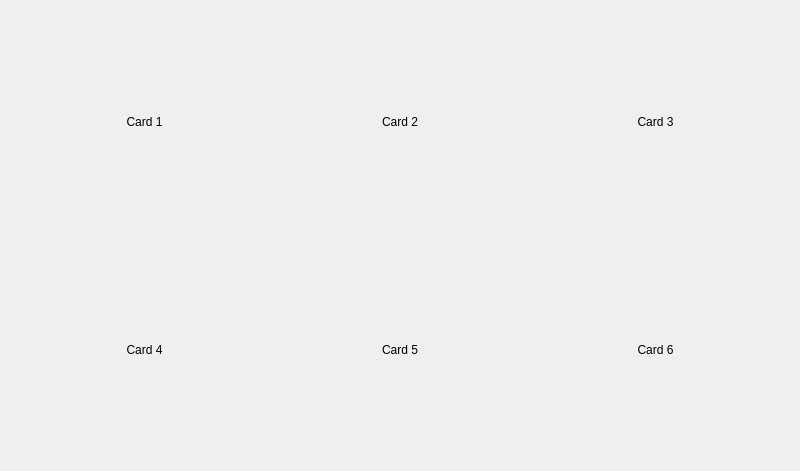
<?xml version='1.0' encoding='utf-8'?>
<ui version="4.0">
 <class>MainWindow</class>
 <widget class="QMainWindow" name="MainWindow">
  <property name="geometry">
   <rect>
    <x>0</x>
    <y>0</y>
    <width>800</width>
    <height>471</height>
   </rect>
  </property>
  <property name="windowTitle">
   <string>QCard Showcase</string>
  </property>
  <widget class="QWidget" name="centralwidget">
   <layout class="QVBoxLayout" name="verticalLayout">
    <property name="spacing">
     <number>16</number>
    </property>
    <property name="leftMargin">
     <number>16</number>
    </property>
    <property name="topMargin">
     <number>16</number>
    </property>
    <property name="rightMargin">
     <number>16</number>
    </property>
    <property name="bottomMargin">
     <number>16</number>
    </property>
    <item>
     <widget class="QWidget" name="cardRowTop" native="true">
      <layout class="QHBoxLayout" name="cardRowTopLayout">
       <property name="spacing">
        <number>16</number>
       </property>
       <item>
        <widget class="QWidget" name="card1" native="true">
         <layout class="QVBoxLayout" name="card1Layout">
          <item>
           <widget class="QLabel" name="cardLabel1">
            <property name="text">
             <string>Card 1</string>
            </property>
            <property name="alignment">
             <set>Qt::AlignCenter</set>
            </property>
           </widget>
          </item>
         </layout>
        </widget>
       </item>
       <item>
        <widget class="QWidget" name="card2" native="true">
         <layout class="QVBoxLayout" name="card2Layout">
          <item>
           <widget class="QLabel" name="cardLabel2">
            <property name="text">
             <string>Card 2</string>
            </property>
            <property name="alignment">
             <set>Qt::AlignCenter</set>
            </property>
           </widget>
          </item>
         </layout>
        </widget>
       </item>
       <item>
        <widget class="QWidget" name="card3" native="true">
         <layout class="QVBoxLayout" name="card3Layout">
          <item>
           <widget class="QLabel" name="cardLabel3">
            <property name="text">
             <string>Card 3</string>
            </property>
            <property name="alignment">
             <set>Qt::AlignCenter</set>
            </property>
           </widget>
          </item>
         </layout>
        </widget>
       </item>
      </layout>
     </widget>
    </item>
    <item>
     <widget class="QWidget" name="cardRowBottom" native="true">
      <layout class="QHBoxLayout" name="cardRowBottomLayout">
       <property name="spacing">
        <number>16</number>
       </property>
       <item>
        <widget class="QWidget" name="card4" native="true">
         <layout class="QVBoxLayout" name="card4Layout">
          <item>
           <widget class="QLabel" name="cardLabel4">
            <property name="text">
             <string>Card 4</string>
            </property>
            <property name="alignment">
             <set>Qt::AlignCenter</set>
            </property>
           </widget>
          </item>
         </layout>
        </widget>
       </item>
       <item>
        <widget class="QWidget" name="card5" native="true">
         <layout class="QVBoxLayout" name="card5Layout">
          <item>
           <widget class="QLabel" name="cardLabel5">
            <property name="text">
             <string>Card 5</string>
            </property>
            <property name="alignment">
             <set>Qt::AlignCenter</set>
            </property>
           </widget>
          </item>
         </layout>
        </widget>
       </item>
       <item>
        <widget class="QWidget" name="card6" native="true">
         <layout class="QVBoxLayout" name="card6Layout">
          <item>
           <widget class="QLabel" name="cardLabel6">
            <property name="text">
             <string>Card 6</string>
            </property>
            <property name="alignment">
             <set>Qt::AlignCenter</set>
            </property>
           </widget>
          </item>
         </layout>
        </widget>
       </item>
      </layout>
     </widget>
    </item>
   </layout>
  </widget>
 </widget>
 <customwidgets><customwidget><class>QPushButton</class><extends>QPushButton</extends><header location="global">Custom_Widgets.Theme.h</header><container>1</container></customwidget><customwidget><class>QLabel</class><extends>QLabel</extends><header location="global">Custom_Widgets.Theme.h</header><container>1</container></customwidget></customwidgets>
 <connections />
</ui>
